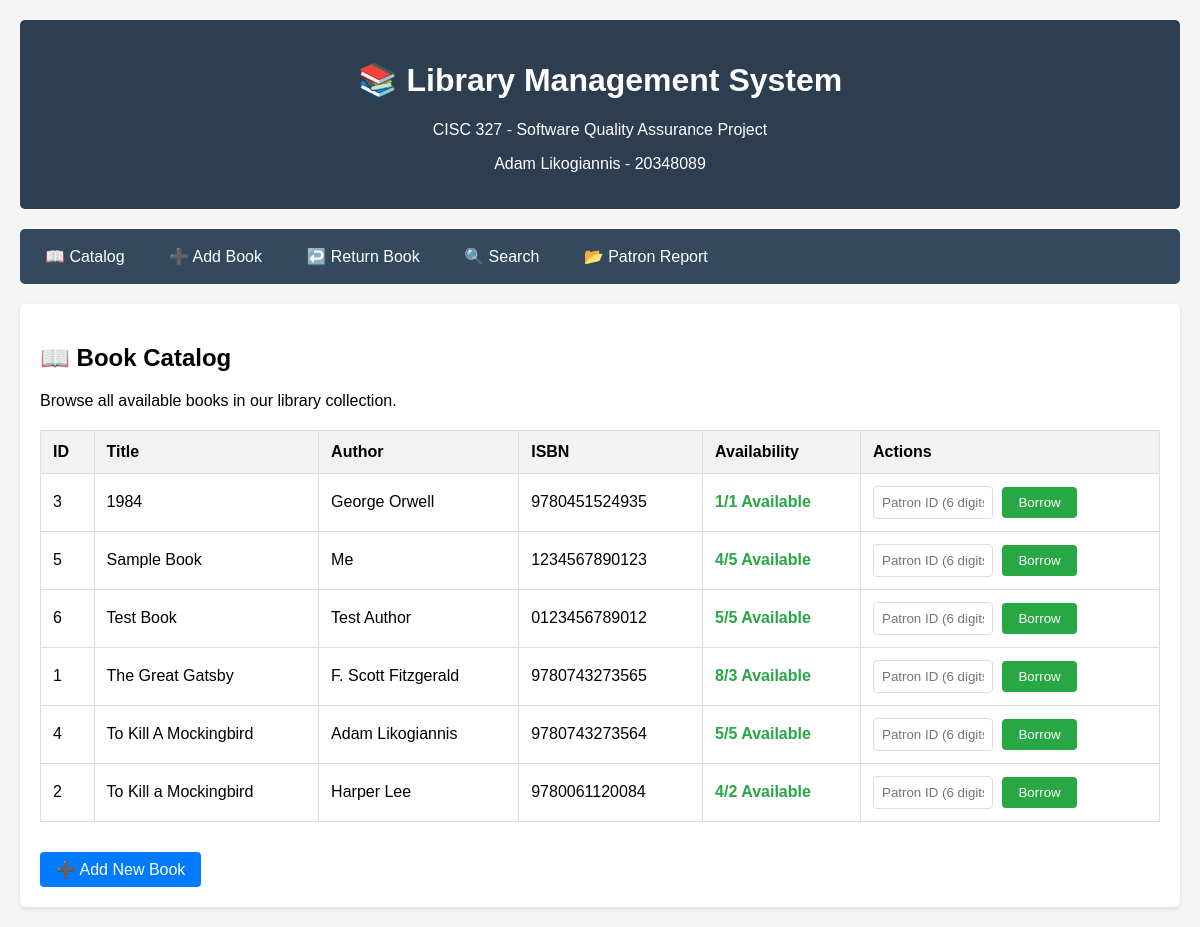
/catalog, run on the app's committed database.
### tables this page shows
CREATE TABLE books (
            id INTEGER PRIMARY KEY AUTOINCREMENT,
            title TEXT NOT NULL,
            author TEXT NOT NULL,
            isbn TEXT UNIQUE NOT NULL,
            total_copies INTEGER NOT NULL,
            available_copies INTEGER NOT NULL
        );

### routes/catalog_routes.py (the view)
@catalog_bp.route('/catalog')
def catalog():
    books = get_all_books()
    return render_template('catalog.html', books=books)

### database.py (called while the page is built)
def get_db_connection():
    conn = sqlite3.connect(DATABASE)
    conn.row_factory = sqlite3.Row  # This enables column access by name
    return conn

def get_all_books() -> List[Dict]:
    conn = get_db_connection()
    books = conn.execute('SELECT * FROM books ORDER BY title').fetchall()
    conn.close()
    return [dict(book) for book in books]

### templates/catalog.html (shortened to what this page needs)
{% extends "base.html" %}
{% block content %}
<h2>📖 Book Catalog</h2>
<p>Browse all available books in our library collection.</p>
{% if books %}
<table>
    <thead>
        <tr>
            <th>ID</th>
            <th>Title</th>
            <th>Author</th>
            <th>ISBN</th>
            <th>Availability</th>
            <th>Actions</th>
        </tr>
    </thead>
    <tbody>
        {% for book in books %}
        <tr>
            <td>{{ book.id }}</td>
            <td>{{ book.title }}</td>
            <td>{{ book.author }}</td>
            <td>{{ book.isbn }}</td>
            <td>
                {% if book.available_copies > 0 %}
                    <span class="status-available">{{ book.available_copies }}/{{ book.total_copies }} Available</span>
                {% else %}
                    <span class="status-unavailable">Not Available</span>
                {% endif %}
            </td>
            <td>
                {% if book.available_copies > 0 %}
                    <form method="POST" action="{{ url_for('borrowing.borrow_book') }}" style="display: inline;">
                        <input type="text" name="patron_id" placeholder="Patron ID (6 digits)"
                               pattern="[0-9]{6}" maxlength="6" required style="width: 120px; margin-right: 5px;">
                        <button type="submit" class="btn btn-success">Borrow</button>
                    </form>
                {% else %}
                    <span style="color: #666;">Unavailable</span>
                {% endif %}
            </td>
        </tr>
        {% endfor %}
    </tbody>
</table>
{% else %}
<div style="text-align: center; padding: 40px; color: #666;">
    <h3>No books in catalog</h3>
    <p>The library catalog is empty. <a href="{{ url_for('catalog.add_book') }}">Add the first book</a> to get started.</p>
</div>
{% endif %}
<div style="margin-top: 30px;">
    <a href="{{ url_for('catalog.add_book') }}" class="btn">➕ Add New Book</a>
</div>
{% endblock %}

### templates/base.html (shortened to what this page needs)
<!DOCTYPE html>
<html lang="en">
<head>
</head>
<body>
    <div class="header">
        <h1>📚 Library Management System</h1>
        <p>CISC 327 - Software Quality Assurance Project</p>
        <p>Adam Likogiannis - 20348089</p>
    </div>
    <div class="nav">
        <a href="{{ url_for('catalog.catalog') }}">📖 Catalog</a>
        <a href="{{ url_for('catalog.add_book') }}">➕ Add Book</a>
        <a href="{{ url_for('borrowing.return_book') }}">↩️ Return Book</a>
        <a href="{{ url_for('search.search_books') }}">🔍 Search</a>
        <a href="{{ url_for('patrons.patron_status_report') }}">📂 Patron Report</a>
    </div>
    <div class="content">
        {% block content %}{% endblock %}
    </div>
</body>
</html>

### templates/base.html (style rules this page uses)
body { font-family: Arial, sans-serif; max-width: 1200px; margin: 0 auto; padding: 20px; background-color: #f5f5f5; }
.header { background-color: #2c3e50; color: white; padding: 20px; text-align: center; margin-bottom: 20px; border-radius: 5px; }
.nav { background-color: #34495e; padding: 10px; margin-bottom: 20px; border-radius: 5px; }
.nav a { color: white; text-decoration: none; padding: 8px 15px; margin-right: 10px; border-radius: 3px; display: inline-block; }
.content { background-color: white; padding: 20px; border-radius: 5px; box-shadow: 0 2px 5px rgba(0,0,0,0.1); }
table { width: 100%; border-collapse: collapse; margin-top: 20px; }
th, td { border: 1px solid #ddd; padding: 12px; text-align: left; }
th { background-color: #f2f2f2; font-weight: bold; }
.btn { background-color: #007bff; color: white; padding: 8px 16px; border: none; border-radius: 4px; cursor: pointer; text-decoration: none; display: inline-block; }
.btn-success { background-color: #28a745; }
input[type="text"], input[type="number"], select { width: 100%; padding: 8px; border: 1px solid #ddd; border-radius: 4px; box-sizing: border-box; }
.status-available { color: #28a745; font-weight: bold; }

### data on the page
books: id "3", title "1984", author "George Orwell", isbn "9780451524935", available_copies "1", total_copies "1"
books: id "5", title "Sample Book", author "Me", isbn "1234567890123", available_copies "4", total_copies "5"
books: id "6", title "Test Book", author "Test Author", isbn "0123456789012", available_copies "5", total_copies "5"
books: id "1", title "The Great Gatsby", author "F. Scott Fitzgerald", isbn "9780743273565", available_copies "8", total_copies "3"
books: id "4", title "To Kill A Mockingbird", author "Adam Likogiannis", isbn "9780743273564", available_copies "5", total_copies "5"
books: id "2", title "To Kill a Mockingbird", author "Harper Lee", isbn "9780061120084", available_copies "4", total_copies "2"
